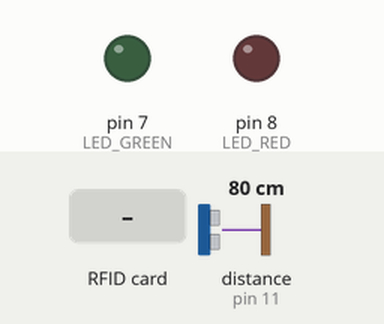
Simulated run of this sketch. Board: Arduino Uno, built with avr-gcc and run on an emulated ATmega328P. Parts: output pins drawn as LEDs (lit = HIGH). Wiring (inferred from the names in the program): ultrasonic range finder: trigger pin 12; echo pin 11. The inputs (shaded band) are chosen by the test bench; at power-on: distance to the obstacle (sensor on pin 11) 80 cm. The echo pulse lasts 58.3 µs per cm; pins used as bus, display or sensor lines are not drawn; what the sketch prints to the serial monitor is not drawn.

Above: at 1.2 s.
1.3 s: RFID card 5E 7A 19 C4 held to the reader
At 3.4 s:
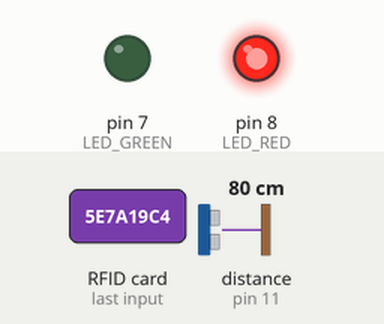
4.3 s: distance to the obstacle (sensor on pin 11) set to 98 cm
5.8 s: distance to the obstacle (sensor on pin 11) set to 106 cm
At 6.4 s:
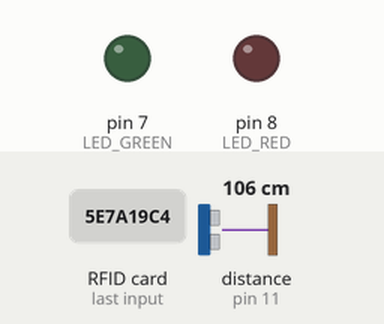
Timing chart, 0 to 8.8 s (numbered marks = the images above; inputs shaded):
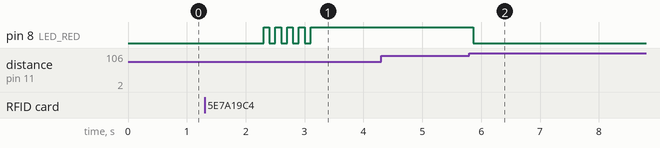

The sketch:

configuracion.ino
```cpp
#include <Wire.h>
#include <Adafruit_PN532.h>

// Pines NFC
#define SDA_PIN A4
#define SCL_PIN A5
Adafruit_PN532 nfc(SDA_PIN, SCL_PIN);

// Pines LEDs
const int LED_GREEN = 7;
const int LED_RED = 8;

// Pines del sensor ultrasónico
const int TRIG_PIN = 12;
const int ECHO_PIN = 11;

// Distancia mínima para bloqueo (en cm)
const int DISTANCIA_MIN = 100;

void setup() {
  Serial.begin(9600);

  pinMode(LED_GREEN, OUTPUT);
  pinMode(LED_RED, OUTPUT);
  pinMode(TRIG_PIN, OUTPUT);
  pinMode(ECHO_PIN, INPUT);

  digitalWrite(LED_GREEN, LOW);
  digitalWrite(LED_RED, LOW);

  nfc.begin();
  uint32_t ver = nfc.getFirmwareVersion();
  if (!ver) {
    Serial.println("ERROR: PN532 no detectado");
    while (1);
  }
  nfc.SAMConfig();
  Serial.println("LISTO: lector NFC iniciado");
}

// --- Función para medir distancia ---
float medirDistancia() {
  digitalWrite(TRIG_PIN, LOW);
  delayMicroseconds(2);
  digitalWrite(TRIG_PIN, HIGH);
  delayMicroseconds(10);
  digitalWrite(TRIG_PIN, LOW);

  long duracion = pulseIn(ECHO_PIN, HIGH);
  float distancia = duracion * 0.034 / 2;
  return distancia;
}

void loop() {
  // Medir distancia actual
  float distancia = medirDistancia();
  Serial.print("Distancia: ");
  Serial.print(distancia);
  Serial.println(" cm");

  uint8_t uid[7];
  uint8_t uidLen;

  // --- Lectura NFC ---
  if (nfc.readPassiveTargetID(PN532_MIFARE_ISO14443A, uid, &uidLen)) {
    String uidStr = "";
    for (uint8_t i = 0; i < uidLen; i++) {
      if (uid[i] < 0x10) uidStr += "0";
      uidStr += String(uid[i], HEX);
      if (i < uidLen - 1) uidStr += ":";
    }
    uidStr.toUpperCase();

    Serial.print("UID detectado: ");
    Serial.println(uidStr);

    // --- Esperar respuesta del host por hasta 5 segundos ---
    unsigned long start = millis();
    String response = "";
    while (millis() - start < 1000) {
      if (Serial.available()) {
        char c = Serial.read();
        if (c == '\n' || c == '\r') {
          if (response.length() > 0) break;
        } else response += c;
      }
    }

    response.trim();
    Serial.print("Respuesta recibida: ");
    Serial.println(response);

    // --- LED según respuesta ---
    if (response == "OK") {
      digitalWrite(LED_GREEN, HIGH);
      digitalWrite(LED_RED, LOW);
      delay(2000);
      digitalWrite(LED_GREEN, LOW);
    } else if (response == "NO") {
      digitalWrite(LED_GREEN, LOW);
      digitalWrite(LED_RED, HIGH);
      delay(2000);
      digitalWrite(LED_RED, LOW);
    } else {
      for (int i = 0; i < 4; i++) {
        digitalWrite(LED_RED, HIGH); delay(100);
        digitalWrite(LED_RED, LOW);  delay(100);
      }
    }

    distancia = medirDistancia();
    if (distancia < DISTANCIA_MIN) {
      Serial.println("Bloqueado: persona demasiado cerca, esperando que se aleje...");
      digitalWrite(LED_RED, HIGH);

      // Esperar sin bloquear: revisar distancia cada 300 ms
      while (medirDistancia() < DISTANCIA_MIN) {
        Serial.print(".");
        delay(300);
      }

      Serial.println("\nPersona lejos. Desbloqueado.");
      digitalWrite(LED_RED, LOW);
    }

    delay(500);
  }

  delay(200);
}
```

Measured:
- the behaviour switches between 101 and 102 cm on distance to the obstacle (sensor on pin 11) (found by bisection; images 1 and 2)
- after the input at 1.3 s, pin 8 (LED_RED): alternates HIGH for 0.10 s and LOW for 0.10 s, 9 changes in all, then stays HIGH, starting after 1.0 s
- after the input at 4.3 s, every drawn part: stays the same
- after the input at 5.8 s, pin 8 (LED_RED): HIGH → LOW after 0.07 s
